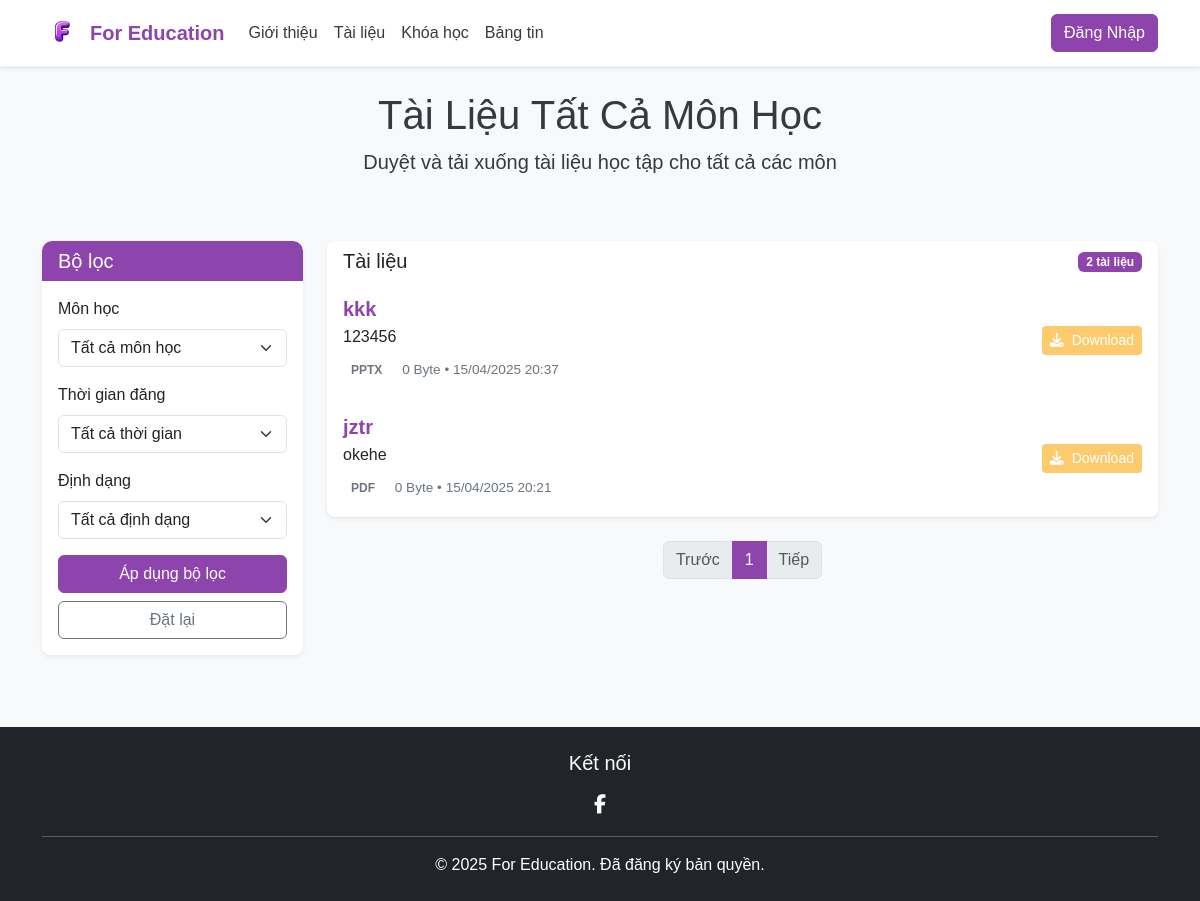
Before: /index.php?act=tailieu with the older database file.
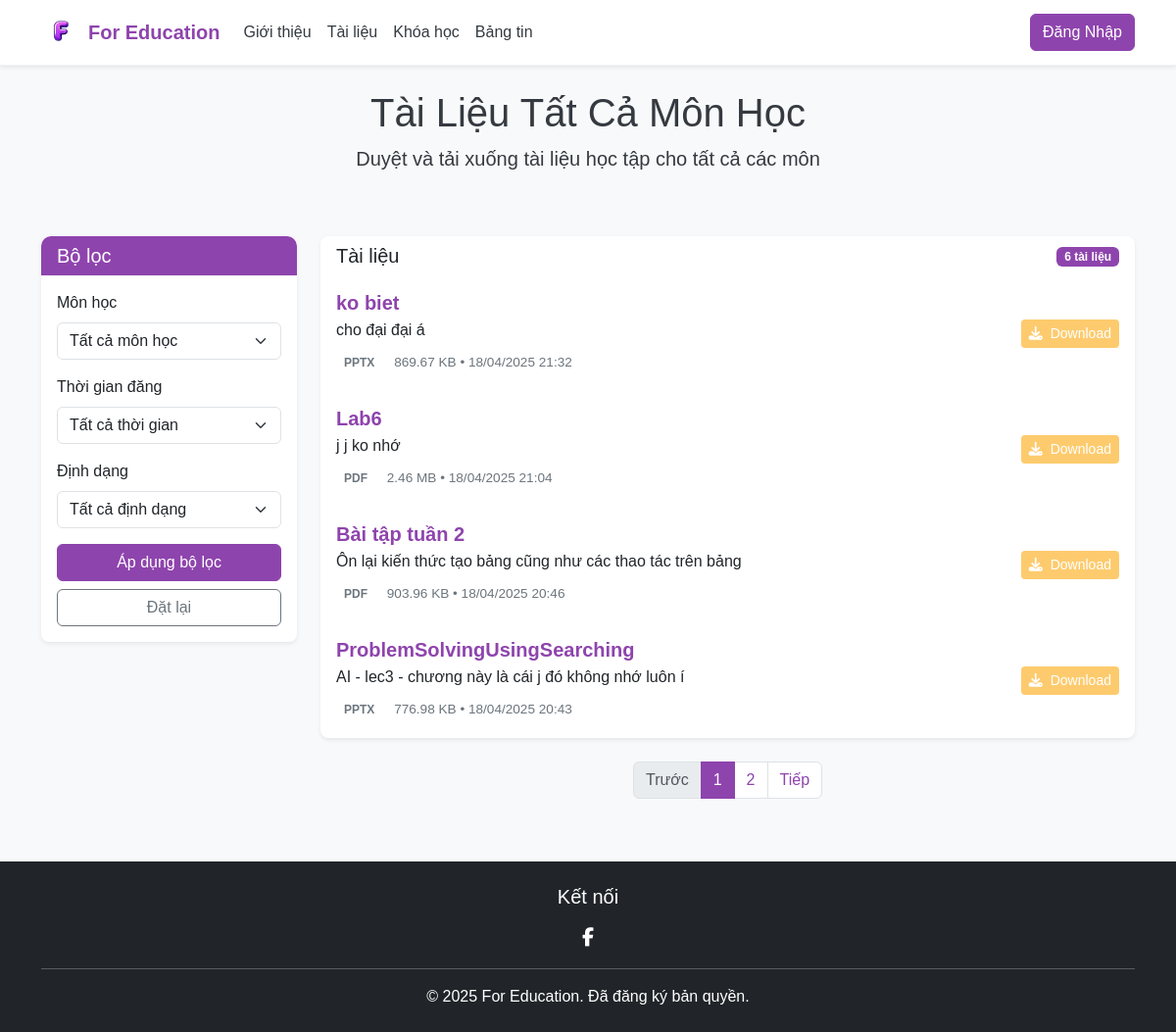
After: the same page with the newer database file.
### tables this page shows
CREATE TABLE `documents` (
  `id` int(11) NOT NULL,
  `title` varchar(255) NOT NULL,
  `description` text DEFAULT NULL,
  `format` varchar(20) DEFAULT NULL,
  `file_size` bigint(20) NOT NULL,
  `file_path` varchar(255) NOT NULL,
  `uploader_id` int(11) DEFAULT NULL,
  `class_id` int(11) DEFAULT NULL,
  `upload_date` datetime DEFAULT current_timestamp(),
  `danhmuc` varchar(100) DEFAULT NULL,
  `monhoc` varchar(100) DEFAULT NULL,
  `lophoc` varchar(255) DEFAULT NULL
);

### models/pdo.php (called while the page is built, shortened)
<?php
function pdo_get_connection() {
    $dburl = "mysql:host=localhost;dbname=education;charset=utf8";
    $username = "root";
    $password = "";
    try {
        $pdo = new PDO($dburl, $username, $password);
        $pdo->setAttribute(PDO::ATTR_ERRMODE, PDO::ERRMODE_EXCEPTION);
        return $pdo;
    } catch (PDOException $e) {
        die("Connection failed: " . $e->getMessage());
    }
}
function pdo_query($sql){
    $sql_args = array_slice(func_get_args(), 1);
    try{
        $conn = pdo_get_connection();
        $stmt = $conn->prepare($sql);
        $stmt->execute($sql_args);
        $rows = $stmt->fetchAll();
        return $rows;
    }
    catch(PDOException $e){
        throw $e;
    }
    finally{
        unset($conn);
    }
}

### models/tailieu.php (called while the page is built, shortened)
<?php
require_once 'pdo.php';
function layDanhSachDocuments($filters = []) {
    $sql = "SELECT * FROM documents WHERE 1=1";
    $params = [];
    $sql .= " ORDER BY upload_date DESC";
    try {
        $documents = pdo_query($sql, ...$params);
        foreach ($documents as &$doc) {
            $doc['file_size_readable'] = chuyenDoiKichThuocFile($doc['file_size']);
        }
        return $documents;
    } catch (PDOException $e) {
        error_log("Lỗi truy vấn: " . $e->getMessage());
        return [];
    }
}
function chuyenDoiKichThuocFile($bytes) {
    if ($bytes == 0) return '0 Byte';
    $units = ['Byte', 'KB', 'MB', 'GB', 'TB'];
    $i = floor(log($bytes, 1024));
    return round($bytes / pow(1024, $i), 2) . ' ' . $units[$i];
}
?>

### view/DocumentListPage.php (the view, shortened to what this page needs)
<?php
require_once 'models/tailieu.php';
$filters = [
    'monhoc' => trim($_GET['monhoc'] ?? ''),
    'format' => $_GET['format'] ?? '',
    'thoigian' => $_GET['thoigian'] ?? '',
    'tungay' => '',
    'denngay' => ''
];
$documents = layDanhSachDocuments($filters);
$itemsPerPage = 4;
$totalDocuments = count($documents);
$totalPages = ceil($totalDocuments / $itemsPerPage);
$currentPage = isset($_GET['page']) && is_numeric($_GET['page']) ? max(1, (int)$_GET['page']) : 1;
$currentPage = min($currentPage, $totalPages);
$startIndex = ($currentPage - 1) * $itemsPerPage;
$documentsOnPage = array_slice($documents, $startIndex, $itemsPerPage);
$current_url = $_SERVER['PHP_SELF'] . '?act=tailieu';
?>
<header class="bg-light py-4">
    <div class="container">
        <?php
        $title = 'Tài Liệu ';
        $desc = 'Duyệt và tải xuống tài liệu học tập ';
        if (!empty($filters['monhoc'])) {
            $title .= htmlspecialchars($filters['monhoc']);
            $desc .= 'cho môn ' . htmlspecialchars($filters['monhoc']);
        } else {
            $title .= 'Tất Cả Môn Học';
            $desc .= 'cho tất cả các môn';
        }
        ?>
        <h1 class="text-center"><?= $title ?></h1>
        <p class="text-center lead"><?= $desc ?></p>
    </div>
</header>
<main class="container my-4">
    <div class="row">
        <div class="col-lg-3 mb-4">
            <div class="card shadow-sm">
                <div class="card-header bg-primary text-white">
                    <h5 class="mb-0">Bộ lọc</h5>
                </div>
                <div class="card-body">
                    <form method="GET" action="<?= $_SERVER['PHP_SELF'] ?>">
                        <div class="mb-3">
                            <label for="monhoc-filter" class="form-label">Môn học</label>
                            <select class="form-select" id="monhoc-filter" name="monhoc">
                                <option value="">Tất cả môn học</option>
                            </select>
                        </div>
                        <div class="mb-3">
                            <label for="thoigian-filter" class="form-label">Thời gian đăng</label>
                            <select class="form-select" id="thoigian-filter" name="thoigian">
                                <option value="">Tất cả thời gian</option>
                            </select>
                        </div>
                        <div class="mb-3">
                            <label for="format-filter" class="form-label">Định dạng</label>
                            <select class="form-select" id="format-filter" name="format">
                                <option value="">Tất cả định dạng</option>
                            </select>
                        </div>
                        <div class="d-grid gap-2">
                            <button type="submit" class="btn btn-primary">Áp dụng bộ lọc</button>
                            <a href="DocumentListPage.php" class="btn btn-outline-secondary">Đặt lại</a>
                        </div>
                    </form>
                </div>
            </div>
        </div>
        <div class="col-lg-9">
            <div class="card shadow-sm mb-4">
                <div class="card-header bg-white">
                    <div class="row align-items-center">
                        <div class="col">
                            <h5 class="mb-0">Tài liệu</h5>
                        </div>
                        <div class="col-auto">
                            <span class="badge bg-primary"><?= $totalDocuments ?> tài liệu</span>
                        </div>
                    </div>
                </div>
                <div class="card-body p-0">
                    <?php if (empty($documentsOnPage)): ?>
                        <div class="list-group-item document-item p-3 text-center">
                            <i class="fas fa-folder-open fa-2x text-muted mb-2"></i>
                            <p class="mb-0">Không tìm thấy tài liệu nào phù hợp</p>
                        </div>
                    <?php else: ?>
                        <?php foreach ($documentsOnPage as $doc): ?>
                            <div class="list-group-item document-item p-3">
                                <div class="row align-items-center">
                                    <div class="col-md-8">
                                        <h5 class="document-title"><?= htmlspecialchars($doc['title']) ?></h5>
                                        <p class="document-description mb-2"><?= htmlspecialchars($doc['description']) ?></p>
                                        <div class="document-meta">
                                            <span class="document-format format-<?= $doc['format'] ?>"><?= strtoupper($doc['format']) ?></span>
                                            <span class="document-size"><?= $doc['file_size_readable'] ?></span> •
                                            <span class="document-date"><?= $doc['upload_date_formatted'] ?></span>
                                        </div>
                                    </div>
                                    <div class="col-md-4 text-md-end document-actions">
                                        <a href="../edu/models/download.php?id=<?= $doc['id'] ?>" class="btn btn-sm btn-download">
                                            <i class="fas fa-download me-1"></i> Download
                                        </a>
                                    </div>
                                </div>
                            </div>
                        <?php endforeach; ?>
                    <?php endif; ?>
                </div>
            </div>
            <nav aria-label="Phân trang tài liệu">
                <ul class="pagination justify-content-center" id="pagination">
                    <li class="page-item <?= ($currentPage <= 1) ? 'disabled' : '' ?>">
                        <a class="page-link" href="<?= $current_url . '&page=' . ($currentPage - 1) ?>">Trước</a>
                    </li>
                    <?php for ($i = 1; $i <= $totalPages; $i++): ?>
                        <li class="page-item <?= ($i === $currentPage) ? 'active' : '' ?>">
                            <a class="page-link" href="<?= $current_url . '&page=' . $i ?>"><?= $i ?></a>
                        </li>
                    <?php endfor; ?>
                    <li class="page-item <?= ($currentPage >= $totalPages) ? 'disabled' : '' ?>">
                        <a class="page-link" href="<?= $current_url . '&page=' . ($currentPage + 1) ?>">Tiếp</a>
                    </li>
                </ul>
            </nav>
        </div>
    </div>
</main>

### view/header.php (shortened to what this page needs)
<!DOCTYPE html>
<html lang="en">
<head>
    <link href="https://cdnjs.cloudflare.com/ajax/libs/bootstrap/5.3.0/css/bootstrap.min.css" rel="stylesheet">
    <link href="https://cdnjs.cloudflare.com/ajax/libs/font-awesome/6.4.0/css/all.min.css" rel="stylesheet">
    <link href="https://cdn.jsdelivr.net/npm/bootstrap-icons@1.10.5/font/bootstrap-icons.css" rel="stylesheet">
    <link href="layout/css/index.css" rel="stylesheet">
    <link href="layout/css/myclass.css" rel="stylesheet">
    <link href="layout/css/DocumentListPage.css" rel="stylesheet">
</head>
<body>
    <nav class="navbar navbar-expand-lg navbar-light bg-white shadow-sm">
        <div class="container">
            <a class="navbar-brand d-flex align-items-center" href="index.php?act=logo">
                <div class="logo-container me-2">
                    <img src="layout/img/logoF.png" width="50" height="50" alt="icon" />
                </div>
                <span class="fw-bold text-primary">For Education</span>
            </a>
            <div class="collapse navbar-collapse" id="navbarContent">
                <ul class="navbar-nav me-auto mb-2 mb-lg-0">
                    <li class="nav-item">
                        <a class="nav-link" href="index.php?act=about">Giới thiệu</a>
                    </li>
                    <li class="nav-item">
                        <a class="nav-link" href="index.php?act=tailieu">Tài liệu</a>
                    </li>
                    <li class="nav-item">
                        <a class="nav-link" href="index.php?act=khoahoc">Khóa học</a>
                    </li>
                    <li class="nav-item">
                        <a class="nav-link" href="index.php?act=status">Bảng tin</a>
                    </li>
                </ul>
                <div class="ms-auto d-flex align-items-center">
                <?php
                if (isset($_SESSION['username']) && ($_SESSION['username'] != "")) {
                    echo '<div class="dropdown">
                            <button class="btn btn-outline-primary dropdown-toggle" type="button" id="userDropdown" data-bs-toggle="dropdown" aria-expanded="false">
                                <i class="fas fa-user me-1"></i> ' . $_SESSION['username'] . '
                            </button>
                            <ul class="dropdown-menu" aria-labelledby="userDropdown">
                                <li><a class="dropdown-item" href="index.php?act=userinfo"><i class="fas fa-user-circle me-2"></i>Thông tin cá nhân</a></li>';
                    if ($_SESSION['role'] == 'admin') {
                        echo '<li><a class="dropdown-item" href="admin/index.php"><i class="fas fa-cogs me-2"></i>Admin Dashboard</a></li>';
                    } elseif ($_SESSION['role'] == 'teacher') {
                        echo '<li><a class="dropdown-item" href="index.php?act=myclasses"><i class="fas fa-chalkboard me-2"></i>Lớp học của tôi</a></li>
                            <li><a class="dropdown-item" href="index.php?act=mydocuments"><i class="fas fa-file-alt me-2"></i>Tài liệu của tôi</a></li>';
                    } elseif ($_SESSION['role'] == 'student') {
                        echo '<li><a class="dropdown-item" href="index.php?act=myclasses"><i class="fas fa-chalkboard me-2"></i>Lớp học của tôi</a></li>';
                    }
                    echo '  <li><hr class="dropdown-divider"></li>
                            <li><a class="dropdown-item" href="index.php?act=logout"><i class="fas fa-sign-out-alt me-2"></i>Đăng xuất</a></li>
                            </ul>
                        </div>';
                } else {
                    echo '<a href="index.php?act=login" class="btn btn-primary">Đăng Nhập</a>';
                }
                ?>
                </div>
            </div>
        </div>
    </nav>

### index.php (shortened to what this page needs)
<?php
include "models/pdo.php";
include "view/header.php";
include "models/tailieu.php";
if (!isset($_GET['act'])) {
    include "view/home.php";
} else {
    switch ($_GET['act']) {
        case 'tailieu':
                $filters = [];
                $documents = layDanhSachDocuments($filters);
                include 'view/DocumentListPage.php';
                break;
    }
}
include "view/footer.php";
?>

### view/footer.php (shortened to what this page needs)
<footer class="bg-dark text-white py-4 mt-5">
    <div class="container">
        <div class="row justify-content-center">
            <div class="col-md-3 text-center">
                <h5 class="mb-3">Kết nối</h5>
                <div class="social-icons d-flex justify-content-center gap-3">
                    <a href="https://www.facebook.com/dylan.samson.888746/" class="text-white"><i class="fab fa-facebook-f"></i></a>
                </div>
            </div>
        </div>
        <hr class="my-3">
        <div class="text-center">
            <p class="mb-0">&copy; <?php echo date("Y"); ?> For Education. Đã đăng ký bản quyền.</p>
        </div>
    </div>
</footer>

### layout/css/index.css (style rules this page uses)
:root { --primary: #8E44AD; --background: #F8F9FA; --text: #343A40; --accent: #FDCB6E; }
body { background-color: var(--background); color: var(--text); font-family: -apple-system, BlinkMacSystemFont, "Segoe UI", Roboto, Helvetica, Arial, sans-serif; }
.btn-primary { background-color: var(--primary); border-color: var(--primary); }
.text-primary { color: var(--primary) !important; }
.logo-container { width: 40px; height: 40px; display: flex; align-items: center; justify-content: center; }
.nav-link { color: var(--text); font-weight: 500; }
.navbar { border-bottom: 1px solid rgba(0, 0, 0, 0.05); }
.social-icons a { font-size: 1.2rem; transition: opacity 0.2s; }

### layout/css/myclass.css (style rules this page uses)
:root { --primary-color: #8E44AD; --background-color: #F8F9FA; --text-color: #343A40; --accent-color: #FDCB6E; }
body { background-color: var(--background-color); color: var(--text-color); font-family: 'Segoe UI', Tahoma, Geneva, Verdana, sans-serif; }
.text-primary { color: var(--primary) !important; }
.navbar-brand { font-weight: 600; color: var(--primary-color) !important; }
.nav-link { color: var(--text-color) !important; font-weight: 500; }
.card-header { border-radius: 10px 10px 0 0 !important; }
.bg-primary { background-color: var(--primary-color) !important; }
.btn-primary { background-color: var(--primary-color); border-color: var(--primary-color); }

### layout/css/DocumentListPage.css (style rules this page uses)
:root { --primary: #8E44AD; --background: #F8F9FA; --text: #343A40; --accent: #FDCB6E; }
body { background-color: var(--background); color: var(--text); font-family: 'Arial', sans-serif; }
.navbar { background-color: var(--primary); }
.navbar-brand { font-weight: bold; }
.bg-primary { background-color: var(--primary) !important; }
.btn-primary { background-color: var(--primary); border-color: var(--primary); }
.card { border: none; border-radius: 8px; overflow: hidden; }
.card-header { border-bottom: none; }
.document-item { transition: transform 0.2s, box-shadow 0.2s; border-left: 0; border-right: 0; }
.document-item:first-child { border-top: 0; }
.document-item:last-child { border-bottom: 0; }
.document-title { color: var(--primary); font-weight: 600; margin-bottom: 0.25rem; }
.document-meta { font-size: 0.85rem; color: #6c757d; }
.document-date { color: #6c757d; }
.document-format { display: inline-block; padding: 0.25rem 0.5rem; border-radius: 4px; font-size: 0.75rem; font-weight: bold; margin-right: 0.5rem; }
.btn-download { color: white; background-color: var(--accent); border: none; border-radius: 4px; transition: background-color 0.2s; }
.page-link { color: var(--primary); }
.page-item.active .page-link { background-color: var(--primary); border-color: var(--primary); }
.social-icons a { font-size: 1.2rem; transition: opacity 0.2s; }

Changed rows visible on the page:
removed documents: title "kkk", description "123456", format "PPTX", file_size_readable "0 Byte", upload_date_formatted "15/04/2025 20:37"
removed documents: title "jztr", description "okehe", format "PDF", file_size_readable "0 Byte", upload_date_formatted "15/04/2025 20:21"
added documents: title "ko biet", description "cho đại đại á", format "PPTX", file_size_readable "869.67 KB", upload_date_formatted "18/04/2025 21:32"
added documents: title "Lab6", description "j j ko nhớ", format "PDF", file_size_readable "2.46 MB", upload_date_formatted "18/04/2025 21:04"
added documents: title "Bài tập tuần 2", description "Ôn lại kiến thức tạo bảng cũng như các thao tác trên bảng", format "PDF", file_size_readable "903.96 KB", upload_date_formatted "18/04/2025 20:46"
added documents: title "ProblemSolvingUsingSearching", description "AI - lec3 - chương này là cái j đó không nhớ luôn í", format "PPTX", file_size_readable "776.98 KB", upload_date_formatted "18/04/2025 20:43"
Other visible differences:
$totalDocuments: "2" → "6"
new list line: "2"
